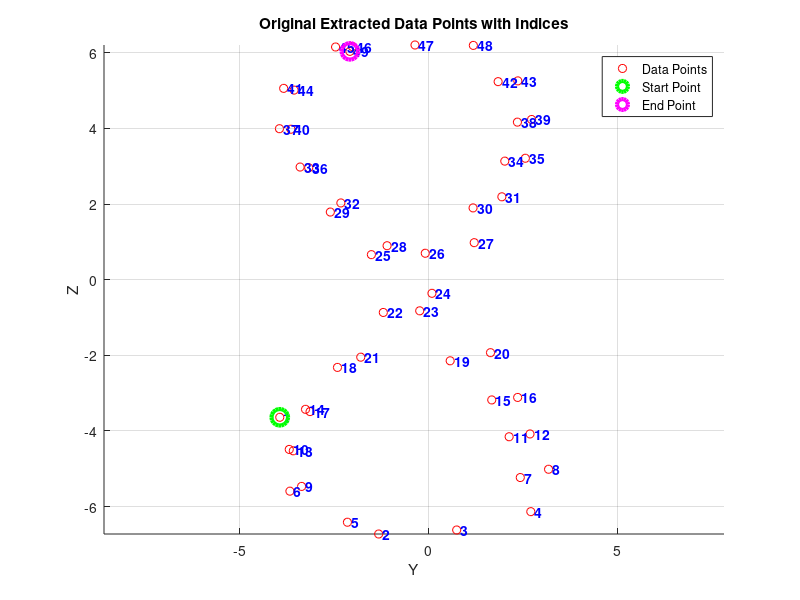
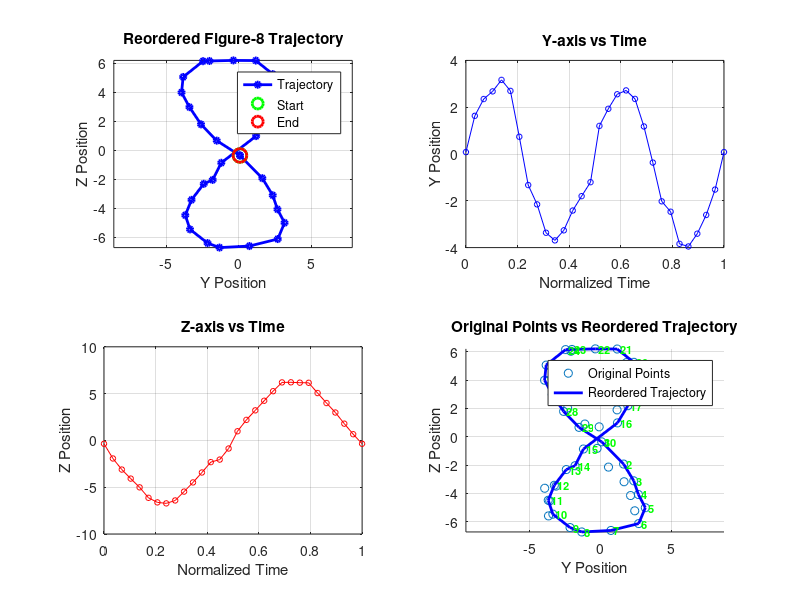
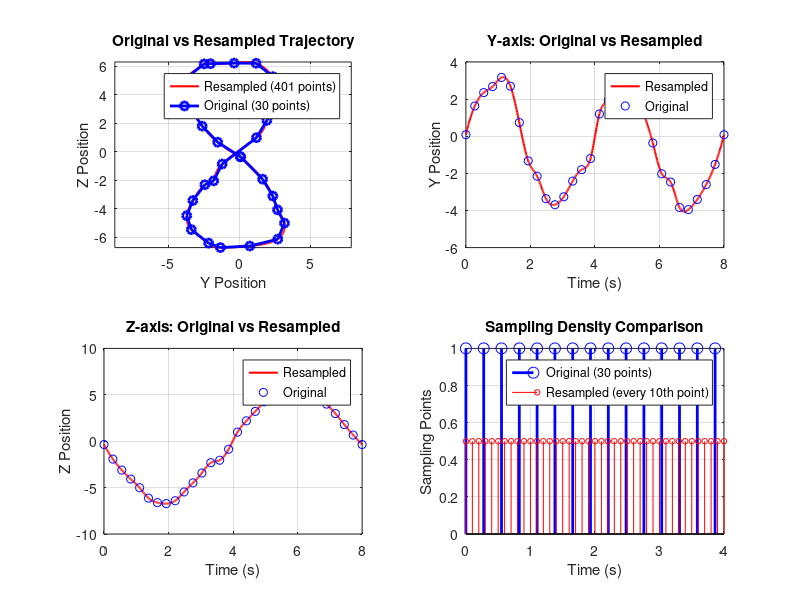

Reproduce these figures in MATLAB, in order. (Note: this script raises an error after producing the figures.)
clc
clear all
load figure8_extracted_data.mat

% 原始散点图，标出每个点的indices
figure(1);
scatter(extracted_tip_y, extracted_tip_z, 'r');
title('Original Extracted Data Points with Indices');
xlabel('Y'); ylabel('Z');
grid on;

% 在每个点旁边标出索引
for i = 1:length(extracted_tip_y)
    text(extracted_tip_y(i), extracted_tip_z(i), sprintf(' %d', i), ...
         'FontSize', 10, 'Color', 'blue', 'FontWeight', 'bold');
end

% 调整图形显示
axis equal;
hold on;

% 可选：高亮显示起点和终点
plot(extracted_tip_y(1), extracted_tip_z(1), 'go', 'MarkerSize', 12, 'LineWidth', 3);
plot(extracted_tip_y(end), extracted_tip_z(end), 'mo', 'MarkerSize', 12, 'LineWidth', 3);

% 添加图例
legend('Data Points', 'Start Point', 'End Point', 'Location', 'best');

% 手动标注留下的indices，成为时间序列的figure 8轨迹
figure8Indices = [24,20,16,12,8,4,3,2,5,9,10,14,18,21,22,27,31,35,39,43,48,47,46,45,41,37,33,29,25,24];

% 按照figure8Indices的顺序重新排列数据点
ordered_x = extracted_tip_x(figure8Indices);
ordered_y = extracted_tip_y(figure8Indices);
ordered_z = extracted_tip_z(figure8Indices);
ordered_q0 = extracted_tip_q0(figure8Indices);
ordered_q1 = extracted_tip_q1(figure8Indices);
ordered_q2 = extracted_tip_q2(figure8Indices);
ordered_q3 = extracted_tip_q3(figure8Indices);

% 创建时间向量
n_points = length(figure8Indices);
t_ordered = linspace(0, 1, n_points); % 标准化时间 0-1

% 显示重新排序后的轨迹
figure(2);
subplot(2,2,1);
plot(ordered_y, ordered_z, 'b-o', 'LineWidth', 2, 'MarkerSize', 4);
xlabel('Y Position'); ylabel('Z Position');
title('Reordered Figure-8 Trajectory');
grid on;
axis equal;
hold on;
% 标记起点和终点
plot(ordered_y(1), ordered_z(1), 'go', 'MarkerSize', 10, 'LineWidth', 2);
plot(ordered_y(end), ordered_z(end), 'ro', 'MarkerSize', 10, 'LineWidth', 2);
legend('Trajectory', 'Start', 'End', 'Location', 'best');

subplot(2,2,2);
plot(t_ordered, ordered_y, 'b-o', 'MarkerSize', 4);
xlabel('Normalized Time'); ylabel('Y Position');
title('Y-axis vs Time');
grid on;

subplot(2,2,3);
plot(t_ordered, ordered_z, 'r-o', 'MarkerSize', 4);
xlabel('Normalized Time'); ylabel('Z Position');
title('Z-axis vs Time');
grid on;

subplot(2,2,4);
% 显示原始点和重新排序后的轨迹对比
scatter(extracted_tip_y, extracted_tip_z, 'ro');
hold on;
plot(ordered_y, ordered_z, 'b-', 'LineWidth', 2);
% 用数字标出重新排序后的顺序
for i = 1:length(figure8Indices)
    text(ordered_y(i), ordered_z(i), sprintf(' %d', i), ...
         'FontSize', 8, 'Color', 'green', 'FontWeight', 'bold');
end
xlabel('Y Position'); ylabel('Z Position');
title('Original Points vs Reordered Trajectory');
legend('Original Points', 'Reordered Trajectory', 'Location', 'best');
grid on;
axis equal;

ref = [ordered_x;ordered_y;ordered_z;ordered_q0;ordered_q1;ordered_q2;ordered_q3];

% 重新采样参数
total_time = 8;           % 总时间4秒
sampling_interval = 0.01; % 采样间隔0.01秒
new_time = 0:sampling_interval:total_time; % 新的时间向量
n_new_points = length(new_time); % 新的采样点数

% 原始时间向量（对应ordered数据）
original_time = linspace(0, total_time, n_points);

% 使用样条插值进行重新采样
resampled_x = interp1(original_time, ordered_x, new_time, 'spline', 'extrap');
resampled_y = interp1(original_time, ordered_y, new_time, 'spline', 'extrap');
resampled_z = interp1(original_time, ordered_z, new_time, 'spline', 'extrap');
resampled_q0 = interp1(original_time, ordered_q0, new_time, 'spline', 'extrap');
resampled_q1 = interp1(original_time, ordered_q1, new_time, 'spline', 'extrap');
resampled_q2 = interp1(original_time, ordered_q2, new_time, 'spline', 'extrap');
resampled_q3 = interp1(original_time, ordered_q3, new_time, 'spline', 'extrap');

% 重新组织ref数据
ref_resampled = [resampled_x; resampled_y; resampled_z; resampled_q0; resampled_q1; resampled_q2; resampled_q3];

% 显示重新采样后的结果
figure(3);
subplot(2,2,1);
plot(resampled_y, resampled_z, 'r-', 'LineWidth', 1.5);
hold on;
plot(ordered_y, ordered_z, 'bo-', 'MarkerSize', 6, 'LineWidth', 2);
xlabel('Y Position'); ylabel('Z Position');
title('Original vs Resampled Trajectory');
legend('Resampled (401 points)', 'Original (30 points)', 'Location', 'best');
grid on;
axis equal;

subplot(2,2,2);
plot(new_time, resampled_y, 'r-', 'LineWidth', 1.5);
hold on;
plot(original_time, ordered_y, 'bo', 'MarkerSize', 6);
xlabel('Time (s)'); ylabel('Y Position');
title('Y-axis: Original vs Resampled');
legend('Resampled', 'Original', 'Location', 'best');
grid on;

subplot(2,2,3);
plot(new_time, resampled_z, 'r-', 'LineWidth', 1.5);
hold on;
plot(original_time, ordered_z, 'bo', 'MarkerSize', 6);
xlabel('Time (s)'); ylabel('Z Position');
title('Z-axis: Original vs Resampled');
legend('Resampled', 'Original', 'Location', 'best');
grid on;

subplot(2,2,4);
% 显示采样密度对比
stem(original_time, ones(size(original_time)), 'b', 'MarkerSize', 8, 'LineWidth', 2);
hold on;
stem(new_time(1:10:end), 0.5*ones(size(new_time(1:10:end))), 'r', 'MarkerSize', 4);
xlabel('Time (s)'); ylabel('Sampling Points');
title('Sampling Density Comparison');
legend('Original (30 points)', 'Resampled (every 10th point)', 'Location', 'best');
grid on;
xlim([0, 4]);

% 保存重新采样后的数据
% save('figure8_resampled_trajectory.mat', 'ref_resampled', 'new_time', 'resampled_y', 'resampled_z', 'total_time', 'sampling_interval');

% 输出重新采样统计信息
fprintf('\n=== 重新采样结果 ===\n');
fprintf('原始数据点数: %d\n', n_points);
fprintf('重新采样点数: %d\n', n_new_points);
fprintf('总时间: %.2f 秒\n', total_time);
fprintf('采样间隔: %.3f 秒\n', sampling_interval);
fprintf('采样频率: %.0f Hz\n', 1/sampling_interval);
fprintf('重新采样后的轨迹长度: %.3f\n', sum(sqrt(diff(resampled_y).^2 + diff(resampled_z).^2)));

% 更新ref为重新采样后的数据
ref = [ref_resampled,ref_resampled];
%% mapping the delay-embedded ref to the low-dimensional space
% 为了对上面轨迹的第一个点做delay-embedding，考虑到这是周期性的轨迹，将这个轨迹的尾部33个time instance数据补充到前面
% mapping to the low-dimensional coordinates via chart map
for i = 1:size(ref,2)
    lowDim(:,i) = chart(ref(:,i)');
end
% lowDim = [lowDim,lowDim];
for i = 1:size(ref,2)
    refReconst(:,i) = param(lowDim(:,i)');
end
% Plot trajectories for the reconstrunction accuracy comparision at the
% control observable coordinates
outdofs = [1 2 3 4 5 6 7];
figRow = length(outdofs);  % Changed to length instead of size
customFigure('subPlot',[figRow 1]); 
% Create all subplots dynamically
xyz = 'xyz'; % Create string for axis labels
for i = 1:figRow
    subplot(figRow,1,i);
    xlabel('t','Interpreter','latex');
    if i <= 3
        ylabel(sprintf('%s-axis [mm]', xyz(i)),'Interpreter','latex');
    else
        ylabel(sprintf('q%d',i-3),'Interpreter','latex');
    end
end
% Plot data for each trajectory

new_time_db = 0.01:sampling_interval:size(ref,2)*0.01;
for i = 1:figRow
    subplot(figRow,1,i);
    plot(new_time_db,ref(i,:),'Linewidth',1)
    hold on
    plot(new_time_db,refReconst(i,:),'k:','Linewidth',2)
end


% 保存最终的ref数据
save('figure8_final_trajectory.mat', 'ref', 'new_time');
save('figure8_lowDim_trajectory.mat', 'lowDim');

fprintf('\nmapping完成！新的ref矩阵尺寸: %dx%d\n', size(ref));
%% Create timeseries objects for Simulink From Workspace block
% Create timeseries for each quaternion component
ts_sensor2Pos1 = timeseries(resampled_x, new_time, 'Name', 'sensor2_Pos_x');
ts_sensor2Pos1.DataInfo.Units = '';
ts_sensor2Pos1.DataInfo.Interpolation = tsdata.interpolation('linear');

ts_sensor2Pos2 = timeseries(resampled_y, new_time, 'Name', 'sensor2_Pos_y');
ts_sensor2Pos2.DataInfo.Units = '';
ts_sensor2Pos2.DataInfo.Interpolation = tsdata.interpolation('linear');

ts_sensor2Pos3 = timeseries(resampled_z, new_time, 'Name', 'sensor2_Pos_z');
ts_sensor2Pos3.DataInfo.Units = '';
ts_sensor2Pos3.DataInfo.Interpolation = tsdata.interpolation('linear');

ts_sensor2Quater1 = timeseries(resampled_q0, new_time, 'Name', 'sensor2_Quaternion_w');
ts_sensor2Quater1.DataInfo.Units = '';
ts_sensor2Quater1.DataInfo.Interpolation = tsdata.interpolation('linear');

ts_sensor2Quater2 = timeseries(resampled_q1, new_time, 'Name', 'sensor2_Quaternion_x');
ts_sensor2Quater2.DataInfo.Units = '';
ts_sensor2Quater2.DataInfo.Interpolation = tsdata.interpolation('linear');

ts_sensor2Quater3 = timeseries(resampled_q2, new_time, 'Name', 'sensor2_Quaternion_y');
ts_sensor2Quater3.DataInfo.Units = '';
ts_sensor2Quater3.DataInfo.Interpolation = tsdata.interpolation('linear');

ts_sensor2Quater4 = timeseries(resampled_q3, new_time, 'Name', 'sensor2_Quaternion_z');
ts_sensor2Quater4.DataInfo.Units = '';
ts_sensor2Quater4.DataInfo.Interpolation = tsdata.interpolation('linear');

% Save timeseries to .mat file for Simulink
save('ref_lowDim_Timeseries.mat', 'ts_sensor2Pos1', 'ts_sensor2Pos2', 'ts_sensor2Pos3', 'ts_sensor2Quater1', 'ts_sensor2Quater2', ...
     'ts_sensor2Quater3', 'ts_sensor2Quater4');
